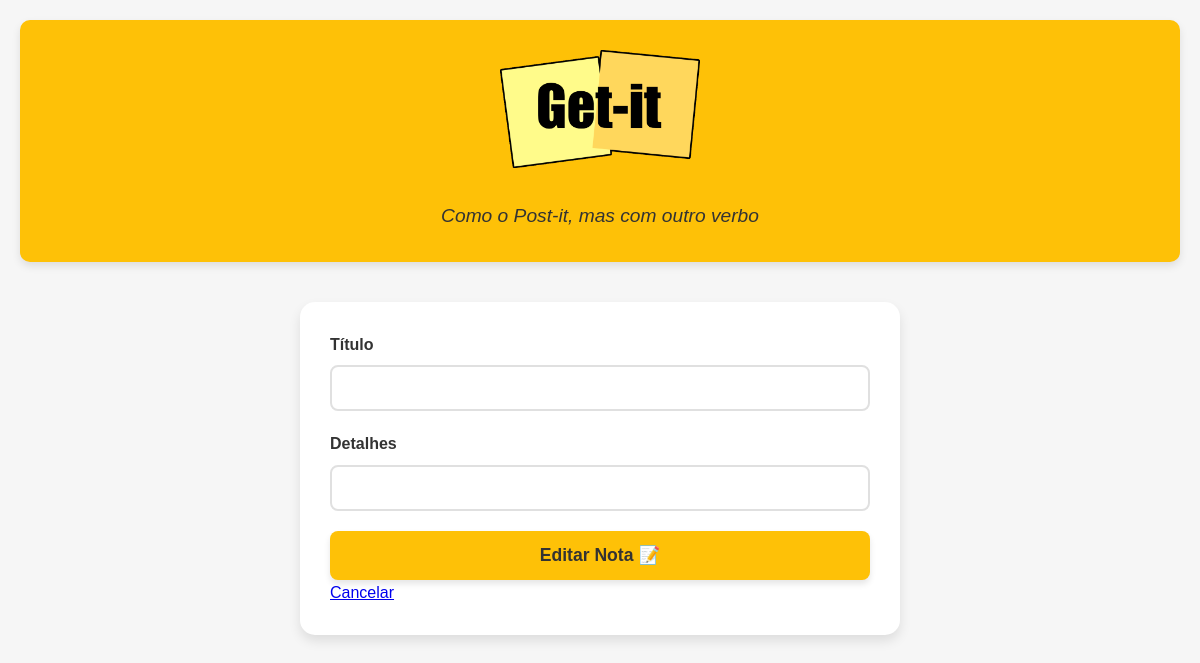
The page /edit/17 on the database as committed earlier.
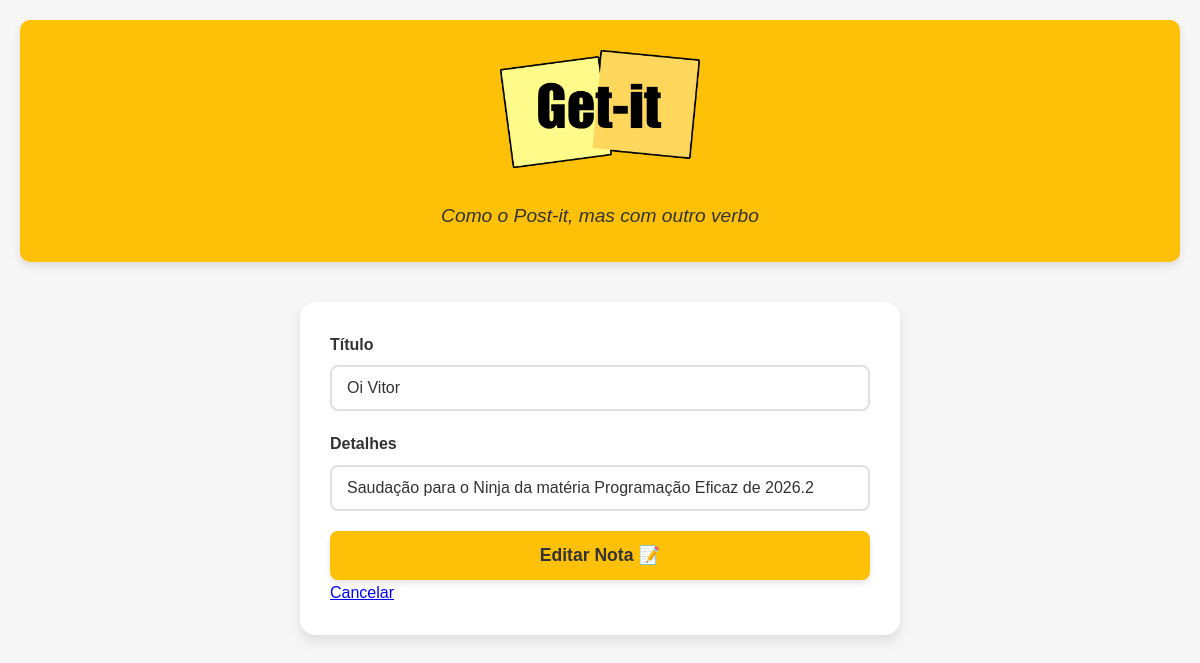
The same page on the database as committed later.
### tables this page shows
CREATE TABLE note (
                id INTEGER PRIMARY KEY AUTOINCREMENT,
                title TEXT NOT NULL,
                content TEXT NOT NULL
            );

### servidor.py (the view)
@app.route('/edit/<int:note_id>', methods=['GET', 'POST'])
def edit(note_id):
    if request.method == 'POST':
        titulo = request.form.get('titulo')
        detalhes = request.form.get('detalhes')
        views.edit_note(note_id, titulo, detalhes)
        return redirect('/')
    else:
        return render_template("edit.html", note=get_note(note_id))

### utils.py (called while the page is built)
def _get_connection():
    return sqlite3.connect(DB_PATH)

def _initialize_database():
    with _get_connection() as conn:
        conn.execute(
            """
            CREATE TABLE IF NOT EXISTS note (
                id INTEGER PRIMARY KEY AUTOINCREMENT,
                title TEXT NOT NULL,
                content TEXT NOT NULL
            )
            """
        )
        tabela_nota_existe = conn.execute(
            "SELECT name FROM sqlite_master WHERE type='table' AND name='nota'"
        ).fetchone()
        if tabela_nota_existe:
            conn.execute(
                "INSERT INTO note (title, content) SELECT titulo, detalhes FROM nota"
            )
            conn.execute("DROP TABLE nota")

def get_note(note_id):
    _initialize_database()
    with _get_connection() as conn:
        linha = conn.execute(
            "SELECT id, title, content FROM note WHERE id = ?",
            (note_id,),
        ).fetchone()
    if linha:
        nota_id, titulo, detalhes = linha
        return {"id": nota_id, "titulo": titulo, "detalhes": detalhes}
    else:
        return None

### static/templates/edit.html (shortened to what this page needs)
<!DOCTYPE html>
<html>
<head>
<link rel="stylesheet" href="{{ url_for('static', filename='getit.css') }}">
</head>
<body>
<div class="header">
  <img src="{{ url_for('static', filename='img/logo-getit.png') }}" alt="Logo Get-it">
  <p>Como o Post-it, mas com outro verbo</p>
</div>
<form action="/edit/{{ note.id }}" method="POST">
  <label for="titulo">Título</label>
  <input id="note_id" type="text" name="titulo" value="{{ note.titulo }}" />
  <label for="detalhes">Detalhes</label>
  <input id="detalhes" name="detalhes" value="{{ note.detalhes }}" />
  <input type="submit" value="Editar Nota 📝" />
  <a href="/" name="cancelar_button">Cancelar</a>
</form>
</body>
</html>

### static/getit.css (style rules this page uses)
* { margin: 0; padding: 0; box-sizing: border-box; }
:root { --bg-primary: #f6f6f6; --bg-secondary: #ffffff; --bg-header: #fec107; --text-primary: #333333; --text-secondary: #666666; --border-color: #e0e0e0; --shadow: rgba(0, 0, 0, 0.1); --note-yellow: #fffacd; --note-pink: #ffb6c1; --note-blue: #add8e6; --note-green: #90ee90; --note-purple: #dda0dd; --input-bg: #ffffff; --button-bg: #fec107; --button-hover: #fdb001; --action-surface: rgba(255, 255, 255, 0.72); --action-delete-border: #d7a5a5; --action-delete-text: #805353; --action-delete-hover: #f3d4d4; --action-edit-border: #9dc4d8; --action-edit-text: #3e6376; --action-edit-hover: #d4e9f3; }
body { font-family: Arial; background-color: var(--bg-primary); color: var(--text-primary); line-height: 1.6; padding: 20px; }
.header { text-align: center; background-color: var(--bg-header); padding: 30px 20px; border-radius: 10px; margin-bottom: 40px; box-shadow: 0 4px 8px var(--shadow); }
.header img { max-width: 200px; height: auto; margin-bottom: 15px; }
.header p { font-size: 1.2rem; color: var(--text-primary); font-style: italic; margin-top: 10px; }
form { background-color: var(--bg-secondary); padding: 30px; border-radius: 15px; max-width: 600px; margin: 0 auto 50px; box-shadow: 0 6px 12px var(--shadow); }
form label { display: block; font-weight: 600; margin-bottom: 8px; color: var(--text-primary); font-size: 1rem; }
form input[type="text"], form input[name="detalhes"] { width: 100%; padding: 12px 15px; margin-bottom: 20px; border: 2px solid var(--border-color); border-radius: 8px; font-size: 1rem; background-color: var(--input-bg); color: var(--text-primary); transition: all 0.3s ease; }
form input[type="submit"] { width: 100%; padding: 14px; background-color: var(--button-bg); color: #333; border: none; border-radius: 8px; font-size: 1.1rem; font-weight: 600; cursor: pointer; transition: all 0.3s ease; box-shadow: 0 4px 6px var(--shadow); }

Rows that differ between the two databases and show on the page:
added note: titulo "Oi Vitor", detalhes "Saudação para o Ninja da matéria Programação Eficaz de 2026.2"
